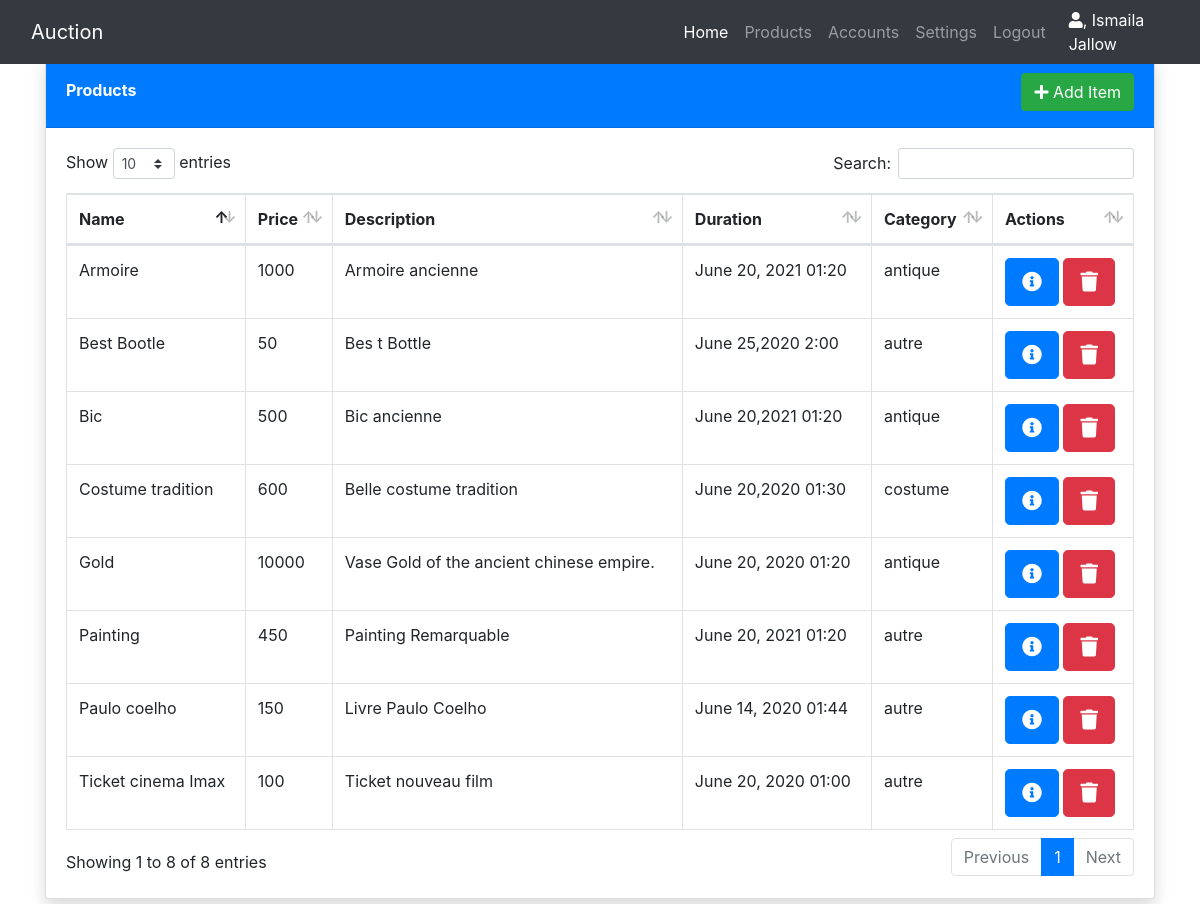
Screenshot of /admin/products.php (signed in) with the database file from the repository.
### tables this page shows
CREATE TABLE `products` (
  `id_product` int(11) NOT NULL,
  `product_name` varchar(50) DEFAULT NULL,
  `price_product` float DEFAULT 0,
  `description` varchar(50) NOT NULL,
  `duration` varchar(50) DEFAULT NULL,
  `image` text NOT NULL,
  `category` text NOT NULL
);

### admin/products.php (the view, shortened to what this page needs)
<!DOCTYPE html>
<html lang="en">
<head>
    <link href="../vendor/fontawesome-free/css/all.min.css" rel="stylesheet" type="text/css">
    <link href="../vendor/css/custom.css" rel="stylesheet" type="text/css">
    <link href="../vendor/css/bootstrap.min.css" rel="stylesheet" type="text/css">
    <link href="../vendor/datatables/dataTables.bootstrap4.min.css" rel="stylesheet">
</head>
<body>
    <div><?php require "../common/navadmin.php" ?></div>
    <div class="container">
          <div class="card shadow mb-4">
            <div class="card-header  py-3 clear-fix bg-primary">
              <h6 class="m-0 mt-2 font-weight-bold text-white float-left">Products</h6>
              <a href="addItem.php" class="btn btn-success float-right"><span class="fa fa-plus"></span> Add Item</a>
            </div>
            <div class="card-body">
              <div class="table-responsive">
                <table class="table table-bordered" id="dataTable" width="100%" cellspacing="0">
                  <thead>
                    <tr>
                      <th>Name</th>
                      <th>Price</th>
                      <th>Description</th>
                      <th>Duration</th>
                      <th>Category</th>
                      <th>Actions</th>
                    </tr>
                  </thead>
                  <tbody>
                      <?php
                      $db = Database::connect();
                      $sql = " SELECT * FROM products ORDER BY id_product DESC";
                            foreach ($db->query($sql) as $row){
                                echo '<tr>'.
                                '<td>'.$row["product_name"].'</td>
                                <td>'.$row["price_product"].'</td>
                                <td>'.$row["description"].'</td>
                                <td>'.$row["duration"] .'</td>
                                <td>'.$row["category"].'</td>
                                <td><a href="modifyProduct.php" class="btn btn-primary btn-circle btn-lg text-white"> <i class="fas fa-info-circle"></i></a> <a href="deleteProduct.php" class="btn btn-danger btn-circle btn-lg text-white"> <i class="fas fa-trash"></i></a></td>
                              </tr> ';
                            }
                      ?>
                  </tbody>
                </table>
              </div>
            </div>
          </div>
    </div>
</body>
</html>

### rows the page displays
products: product_name "Best Bootle", price_product "50", description "Bes t Bottle", duration "June 25,2020 2:00", category "autre"
products: product_name "Costume tradition", price_product "600", description "Belle costume tradition", duration "June 20,2020 01:30", category "costume"
products: product_name "Paulo coelho", price_product "150", description "Livre Paulo Coelho", duration "June 14, 2020 01:44", category "autre"
products: product_name "Ticket cinema Imax", price_product "100", description "Ticket nouveau film", duration "June 20, 2020 01:00", category "autre"
products: product_name "Painting", price_product "450", description "Painting Remarquable", duration "June 20, 2021 01:20", category "autre"
products: product_name "Gold", price_product "10000", description "Vase Gold of the ancient chinese empire.", duration "June 20, 2020 01:20", category "antique"
products: product_name "Armoire", price_product "1000", description "Armoire ancienne", duration "June 20, 2021 01:20", category "antique"
products: product_name "Bic", price_product "500", description "Bic ancienne", duration "June 20,2021 01:20", category "antique"

### other values shown
$_SESSION['name'] "Ismaila Jallow"
